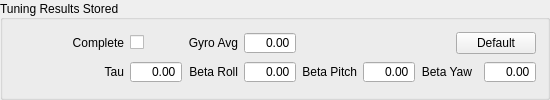
            <widget class="QGroupBox" name="statusGroupBox_2">
             <property name="sizePolicy">
              <sizepolicy hsizetype="Preferred" vsizetype="Preferred">
               <horstretch>0</horstretch>
               <verstretch>0</verstretch>
              </sizepolicy>
             </property>
             <property name="minimumSize">
              <size>
               <width>430</width>
               <height>0</height>
              </size>
             </property>
             <property name="maximumSize">
              <size>
               <width>16777215</width>
               <height>16777215</height>
              </size>
             </property>
             <property name="font">
              <font>
               <weight>50</weight>
               <bold>false</bold>
              </font>
             </property>
             <property name="layoutDirection">
              <enum>Qt::LeftToRight</enum>
             </property>
             <property name="styleSheet">
              <string notr="true">QLineEdit {
			      border: none;
			      border-radius: 1px;
			      padding: 0 4px;
			      background: rgba(0, 0, 0, 16);
			      /*  background: transparent; */
			      /*     selection-background-color: darkgray;*/
			      }</string>
             </property>
             <property name="title">
              <string>Tuning Results Stored</string>
             </property>
             <property name="alignment">
              <set>Qt::AlignLeading|Qt::AlignLeft|Qt::AlignVCenter</set>
             </property>
             <layout class="QGridLayout" name="gridLayout_5" rowstretch="0,0,0">
              <item row="2" column="6">
               <widget class="QDoubleSpinBox" name="settingsBetaRoll">
                <property name="sizePolicy">
                 <sizepolicy hsizetype="MinimumExpanding" vsizetype="Fixed">
                  <horstretch>0</horstretch>
                  <verstretch>0</verstretch>
                 </sizepolicy>
                </property>
                <property name="toolTip">
                 <string>(Natural log of) Stored control gain.</string>
                </property>
                <property name="frame">
                 <bool>true</bool>
                </property>
                <property name="alignment">
                 <set>Qt::AlignRight|Qt::AlignTrailing|Qt::AlignVCenter</set>
                </property>
                <property name="readOnly">
                 <bool>false</bool>
                </property>
                <property name="buttonSymbols">
                 <enum>QAbstractSpinBox::NoButtons</enum>
                </property>
                <property name="minimum">
                 <double>-999.000000000000000</double>
                </property>
                <property name="maximum">
                 <double>999.000000000000000</double>
                </property>
                <property name="objrelation" stdset="0">
                 <stringlist notr="true">
                  <string>objname:SystemIdentSettings</string>
                  <string>fieldname:Beta</string>
                  <string>element:Roll</string>
                  <string>buttongroup:30</string>
                 </stringlist>
                </property>
               </widget>
              </item>
              <item row="2" column="4">
               <widget class="QDoubleSpinBox" name="settingsTau">
                <property name="sizePolicy">
                 <sizepolicy hsizetype="Expanding" vsizetype="Fixed">
                  <horstretch>0</horstretch>
                  <verstretch>0</verstretch>
                 </sizepolicy>
                </property>
                <property name="toolTip">
                 <string>Stored delay between inner loop and detected gyro response ln(sec).</string>
                </property>
                <property name="frame">
                 <bool>true</bool>
                </property>
                <property name="alignment">
                 <set>Qt::AlignRight|Qt::AlignTrailing|Qt::AlignVCenter</set>
                </property>
                <property name="readOnly">
                 <bool>false</bool>
                </property>
                <property name="buttonSymbols">
                 <enum>QAbstractSpinBox::NoButtons</enum>
                </property>
                <property name="minimum">
                 <double>-100.000000000000000</double>
                </property>
                <property name="maximum">
                 <double>100.000000000000000</double>
                </property>
                <property name="objrelation" stdset="0">
                 <stringlist notr="true">
                  <string>objname:SystemIdentSettings</string>
                  <string>fieldname:Tau</string>
                  <string>scale:1</string>
                  <string>buttongroup:30</string>
                 </stringlist>
                </property>
               </widget>
              </item>
              <item row="2" column="3">
               <widget class="QLabel" name="label_20">
                <property name="sizePolicy">
                 <sizepolicy hsizetype="Minimum" vsizetype="Preferred">
                  <horstretch>0</horstretch>
                  <verstretch>0</verstretch>
                 </sizepolicy>
                </property>
                <property name="minimumSize">
                 <size>
                  <width>110</width>
                  <height>0</height>
                 </size>
                </property>
                <property name="maximumSize">
                 <size>
                  <width>16777215</width>
                  <height>16777215</height>
                 </size>
                </property>
                <property name="text">
                 <string>Tau</string>
                </property>
                <property name="alignment">
                 <set>Qt::AlignRight|Qt::AlignTrailing|Qt::AlignVCenter</set>
                </property>
               </widget>
              </item>
              <item row="2" column="5">
               <widget class="QLabel" name="label_22">
                <property name="sizePolicy">
                 <sizepolicy hsizetype="MinimumExpanding" vsizetype="Preferred">
                  <horstretch>0</horstretch>
                  <verstretch>0</verstretch>
                 </sizepolicy>
                </property>
                <property name="text">
                 <string>Beta Roll</string>
                </property>
                <property name="alignment">
                 <set>Qt::AlignRight|Qt::AlignTrailing|Qt::AlignVCenter</set>
                </property>
               </widget>
              </item>
              <item row="2" column="11">
               <widget class="QDoubleSpinBox" name="settingsBetaYaw">
                <property name="sizePolicy">
                 <sizepolicy hsizetype="MinimumExpanding" vsizetype="Fixed">
                  <horstretch>0</horstretch>
                  <verstretch>0</verstretch>
                 </sizepolicy>
                </property>
                <property name="toolTip">
                 <string>(Natural log of) Stored control gain.</string>
                </property>
                <property name="frame">
                 <bool>true</bool>
                </property>
                <property name="alignment">
                 <set>Qt::AlignRight|Qt::AlignTrailing|Qt::AlignVCenter</set>
                </property>
                <property name="readOnly">
                 <bool>false</bool>
                </property>
                <property name="buttonSymbols">
                 <enum>QAbstractSpinBox::NoButtons</enum>
                </property>
                <property name="minimum">
                 <double>-999.000000000000000</double>
                </property>
                <property name="maximum">
                 <double>999.000000000000000</double>
                </property>
                <property name="objrelation" stdset="0">
                 <stringlist notr="true">
                  <string>objname:SystemIdentSettings</string>
                  <string>fieldname:Beta</string>
                  <string>element:Yaw</string>
                  <string>buttongroup:30</string>
                 </stringlist>
                </property>
               </widget>
              </item>
              <item row="2" column="7">
               <widget class="QLabel" name="label_26">
                <property name="sizePolicy">
                 <sizepolicy hsizetype="MinimumExpanding" vsizetype="Preferred">
                  <horstretch>0</horstretch>
                  <verstretch>0</verstretch>
                 </sizepolicy>
                </property>
                <property name="text">
                 <string>Beta Pitch</string>
                </property>
                <property name="alignment">
                 <set>Qt::AlignRight|Qt::AlignTrailing|Qt::AlignVCenter</set>
                </property>
               </widget>
              </item>
              <item row="2" column="8">
               <widget class="QDoubleSpinBox" name="settingsBetaPitch">
                <property name="sizePolicy">
                 <sizepolicy hsizetype="MinimumExpanding" vsizetype="Fixed">
                  <horstretch>0</horstretch>
                  <verstretch>0</verstretch>
                 </sizepolicy>
                </property>
                <property name="toolTip">
                 <string>(Natural log of) Stored control gain.</string>
                </property>
                <property name="frame">
                 <bool>true</bool>
                </property>
                <property name="alignment">
                 <set>Qt::AlignRight|Qt::AlignTrailing|Qt::AlignVCenter</set>
                </property>
                <property name="readOnly">
                 <bool>false</bool>
                </property>
                <property name="buttonSymbols">
                 <enum>QAbstractSpinBox::NoButtons</enum>
                </property>
                <property name="minimum">
                 <double>-999.000000000000000</double>
                </property>
                <property name="maximum">
                 <double>999.000000000000000</double>
                </property>
                <property name="objrelation" stdset="0">
                 <stringlist notr="true">
                  <string>objname:SystemIdentSettings</string>
                  <string>fieldname:Beta</string>
                  <string>element:Pitch</string>
                  <string>buttongroup:30</string>
                 </stringlist>
                </property>
               </widget>
              </item>
              <item row="2" column="9">
               <widget class="QLabel" name="label_28">
                <property name="sizePolicy">
                 <sizepolicy hsizetype="MinimumExpanding" vsizetype="Preferred">
                  <horstretch>0</horstretch>
                  <verstretch>0</verstretch>
                 </sizepolicy>
                </property>
                <property name="text">
                 <string>Beta Yaw</string>
                </property>
                <property name="alignment">
                 <set>Qt::AlignRight|Qt::AlignTrailing|Qt::AlignVCenter</set>
                </property>
               </widget>
              </item>
              <item row="1" column="6">
               <widget class="QDoubleSpinBox" name="settingsGyroReadTimeAverage">
                <property name="sizePolicy">
                 <sizepolicy hsizetype="MinimumExpanding" vsizetype="Fixed">
                  <horstretch>0</horstretch>
                  <verstretch>0</verstretch>
                 </sizepolicy>
                </property>
                <property name="toolTip">
                 <string>Measured delay from Gyro read to inner loop in milliseconds.</string>
                </property>
                <property name="frame">
                 <bool>true</bool>
                </property>
                <property name="alignment">
                 <set>Qt::AlignRight|Qt::AlignTrailing|Qt::AlignVCenter</set>
                </property>
                <property name="readOnly">
                 <bool>false</bool>
                </property>
                <property name="buttonSymbols">
                 <enum>QAbstractSpinBox::NoButtons</enum>
                </property>
                <property name="decimals">
                 <number>2</number>
                </property>
                <property name="minimum">
                 <double>0.000000000000000</double>
                </property>
                <property name="maximum">
                 <double>10.000000000000000</double>
                </property>
                <property name="singleStep">
                 <double>0.010000000000000</double>
                </property>
                <property name="objrelation" stdset="0">
                 <stringlist notr="true">
                  <string>objname:SystemIdentSettings</string>
                  <string>fieldname:GyroReadTimeAverage</string>
                  <string>scale:0.001</string>
                  <string>buttongroup:30</string>
                 </stringlist>
                </property>
               </widget>
              </item>
              <item row="1" column="5">
               <widget class="QLabel" name="label_21">
                <property name="sizePolicy">
                 <sizepolicy hsizetype="Expanding" vsizetype="Preferred">
                  <horstretch>0</horstretch>
                  <verstretch>0</verstretch>
                 </sizepolicy>
                </property>
                <property name="text">
                 <string>Gyro Avg</string>
                </property>
                <property name="alignment">
                 <set>Qt::AlignRight|Qt::AlignTrailing|Qt::AlignVCenter</set>
                </property>
               </widget>
              </item>
              <item row="1" column="7" colspan="5">
               <layout class="QHBoxLayout" name="horizontalLayout_3">
                <item>
                 <spacer name="horizontalSpacer_2">
                  <property name="orientation">
                   <enum>Qt::Horizontal</enum>
                  </property>
                  <property name="sizeType">
                   <enum>QSizePolicy::MinimumExpanding</enum>
                  </property>
                  <property name="sizeHint" stdset="0">
                   <size>
                    <width>40</width>
                    <height>20</height>
                   </size>
                  </property>
                 </spacer>
                </item>
                <item>
                 <widget class="QPushButton" name="systemIdentSettingsTuningReset">
                  <property name="sizePolicy">
                   <sizepolicy hsizetype="Fixed" vsizetype="Fixed">
                    <horstretch>0</horstretch>
                    <verstretch>0</verstretch>
                   </sizepolicy>
                  </property>
                  <property name="minimumSize">
                   <size>
                    <width>0</width>
                    <height>0</height>
                   </size>
                  </property>
                  <property name="maximumSize">
                   <size>
                    <width>16777215</width>
                    <height>16777215</height>
                   </size>
                  </property>
                  <property name="toolTip">
                   <string>Clear results of previous AutoTune flight.</string>
                  </property>
                  <property name="layoutDirection">
                   <enum>Qt::LeftToRight</enum>
                  </property>
                  <property name="autoFillBackground">
                   <bool>false</bool>
                  </property>
                  <property name="styleSheet">
                   <string notr="true"/>
                  </property>
                  <property name="text">
                   <string>Default</string>
                  </property>
                  <property name="objrelation" stdset="0">
                   <stringlist notr="true">
                    <string>button:default</string>
                    <string>buttongroup:30</string>
                   </stringlist>
                  </property>
                 </widget>
                </item>
               </layout>
              </item>
              <item row="1" column="4">
               <widget class="QCheckBox" name="settingsComplete">
                <property name="toolTip">
                 <string>Automatically checked for a good complete tune or unchecked for incomplete or bad tune.</string>
                </property>
                <property name="layoutDirection">
                 <enum>Qt::LeftToRight</enum>
                </property>
                <property name="text">
                 <string/>
                </property>
                <property name="checkable">
                 <bool>true</bool>
                </property>
                <property name="objrelation" stdset="0">
                 <stringlist notr="true">
                  <string>objname:SystemIdentSettings</string>
                  <string>fieldname:Complete</string>
                 </stringlist>
                </property>
               </widget>
              </item>
              <item row="1" column="3">
               <widget class="QLabel" name="label">
                <property name="text">
                 <string>Complete</string>
                </property>
                <property name="alignment">
                 <set>Qt::AlignRight|Qt::AlignTrailing|Qt::AlignVCenter</set>
                </property>
               </widget>
              </item>
             </layout>
            </widget>
